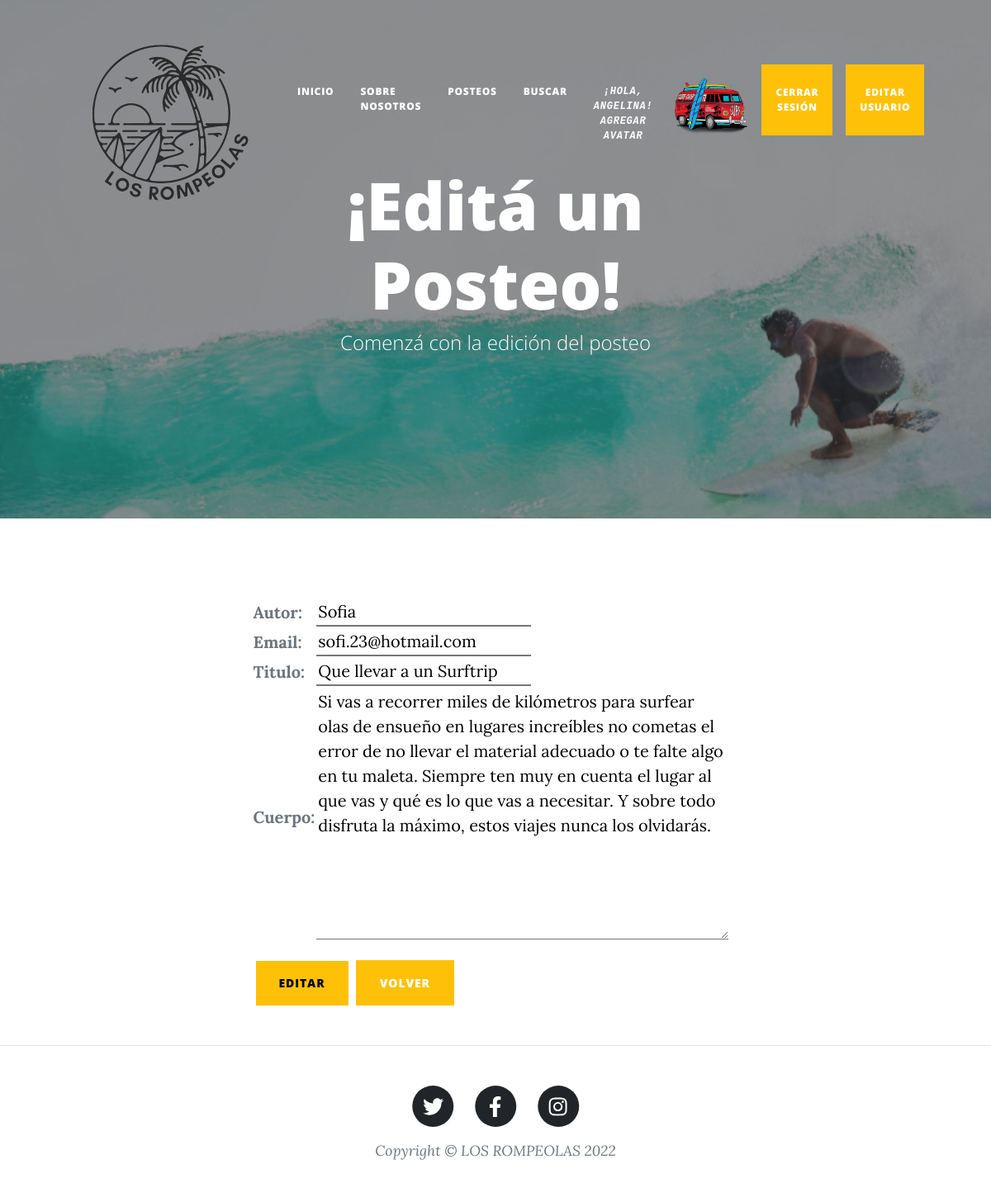
The page /Surfblog/editarPosteo/Que llevar a un Surftrip (signed in) on the database its author committed.
### Surfblog/models.py (models this page shows, shortened)
class Avatar(models.Model):
    user = models.ForeignKey(User, on_delete = models.CASCADE)
    imagen = models.ImageField(upload_to = 'avatares', null = True, blank = True)
    class Meta:
        verbose_name = 'Avatar'
        verbose_name_plural = 'Avatares'

class Post(models.Model):
    autor = models.CharField(max_length = 40)
    email = models.EmailField()
    fecha = models.DateField(auto_now_add = True)
    titulo = models.CharField(max_length = 40, primary_key = True)
    cuerpo = models.TextField('')

### Surfblog/views.py (the view)
# urls.py: path('editarPosteo/<posteo_titulo>', views.editarPosteos, name = 'editarPosteo'),
@login_required
def editarPosteos(request, posteo_titulo):
    post = Post.objects.get(titulo = posteo_titulo)
    if request.method == 'POST':
        editForm = FormularioPost(request.POST)
        if editForm.is_valid():
            contenido = editForm.cleaned_data
            post.autor = contenido['autor']
            post.email = contenido['email']
            post.titulo = contenido['titulo']
            post.cuerpo = contenido['cuerpo']
            post.save()
            listadoPosteos = Post.objects.all()
            return render(request, 'Surfblog/inicio.html', {'mensaje': f'¡Posteo Editado!', 'listadoPosteos': listadoPosteos})
    else:
        editForm = FormularioPost(initial = {'autor': post.autor, 'email': post.email, 'titulo': post.titulo, 'cuerpo':  post.cuerpo})
    id = 8
    diccionario = {'id': id, 'editForm': editForm, 'posteo_titulo': posteo_titulo}
    return render(request,'Surfblog/editarPosteo.html', diccionario)

### Surfblog/forms.py
class FormularioPost(forms.Form):
    autor = forms.CharField(max_length = 40)
    email = forms.EmailField()
    titulo = forms.CharField(max_length = 40)
    cuerpo = forms.CharField(widget=forms.Textarea)

### Surfblog/templates/Surfblog/editarPosteo.html (shortened to what this page needs)
{% extends 'Surfblog/padre.html' %}
{% load static %}
{% block titulo_header %}
    <h1>¡Editá un Posteo!</h1>
    <span class='subheading'>Comenzá con la edición del posteo</span>
{% endblock %}
{% block contenido_principal %}
        <div class='container px-4 px-lg-5'>
            <div class='row gx-4 gx-lg-5 justify-content-center'>
                <div class='col-md-10 col-lg-8 col-xl-7'>
                    <div class='my-5'>
                        <form action='' method='POST' class='form-floating'>{% csrf_token %}
                            <table>
                                {{editForm.as_table}}
                            </table>
                            <input type='submit' value='EDITAR' class='btn btn-warning mt-3 mx-1'>
                            <button type='button' class='btn btn-warning position-relative mt-3'>
                                <a href='{% url "listaPosteos" %}' style='color: white;'>VOLVER</a>
                            </button>
                        </form>
                    </div>
                </div>
            </div>
        </div>
{% endblock %}

### Surfblog/templates/Surfblog/padre.html (shortened to what this page needs)
<!DOCTYPE html>
<html lang='en'>
    <head>
        {% load static %}
        <link href='{% static "SurfBlog/css/styles.css" %}' rel='stylesheet' />
    </head>
    <body>
        <nav class='navbar navbar-expand-lg navbar-light' id='mainNav'>
            <div class='container px-4 px-lg-5'>
                <a class='navbar-brand' href='{% url "Inicio" %}'><img src='{% static "SurfBlog/assets/img/logo.png" %}' alt='Logo' title='Logo' height='250px' width='250px'></a>
                <div class='collapse navbar-collapse' id='navbarResponsive'>
                    <ul class='navbar-nav ms-auto py-4 py-lg-0'>
                        <li class='nav-item'><a class='nav-link px-lg-3 py-3 py-lg-4' href='{% url "Inicio" %}'>Inicio</a></li>
                        <li class='nav-item'><a class='nav-link px-lg-3 py-3 py-lg-4' href='{% url "sobreNosotros" %}'>Sobre Nosotros</a></li>
                        <li class='nav-item'><a class='nav-link px-lg-3 py-3 py-lg-4' href='{% url "listaPosteos" %}'>Posteos</a></li>
                        <li class='nav-item'><a class='nav-link px-lg-3 py-3 py-lg-4' href='{% url "Buscar" %}'>Buscar</a></li>
                        {% if user.is_authenticated %}
                        <li class='nav-item'><a class='nav-link px-lg-3 py-3 py-lg-4 text-center font-monospace fst-italic' href='{% url "agregarAvatar" %}'>¡Hola, {{user.username}}!</br><span class=''>Agregar Avatar</span></a></li>
                        <li class='mx-1'>
                        {% with first_image=user.avatar_set.first %}
                            {% if first_image %}
                                <a href='{{ first_image.imagen.url }}' target='_blank'>
                                <img src='{{ first_image.imagen.url }}' height='100px'>
                            {% endif %}
                        {% endwith %}
                        </li>
                        <li class='nav-item'><a class='nav-link px-lg-3 py-3 py-lg-4 btn btn-warning mx-2' href='{% url "Logout" %}'>Cerrar Sesión</a></li>
                        <li class='nav-item'><a class='nav-link px-lg-3 py-3 py-lg-4 btn btn-warning mx-2' href='{% url "editarUsuario" %}'>Editar Usuario</a></li>
                        {% endif %}
                    </ul>
                </div>
            </div>
        </nav>
        <header class='masthead' style='background-image: url("{% static "SurfBlog/assets/img/home.jpg" %}")'>
            <div class='container position-relative px-4 px-lg-5'>
                <div class='row gx-4 gx-lg-5 justify-content-center'>
                    <div class='col-md-10 col-lg-8 col-xl-7'>
                        <div class='site-heading'>
                            {% block titulo_header %}
                            {% endblock %}
                        </div>
                    </div>
                </div>
            </div>
        </header>
        {% block contenido_principal %}
        {% endblock %}
        <footer class='border-top'>
            <div class='container px-4 px-lg-5'>
                <div class='row gx-4 gx-lg-5 justify-content-center'>
                    <div class='col-md-10 col-lg-8 col-xl-7'>
                        <ul class='list-inline text-center'>
                            <li class='list-inline-item'>
                                <a href='#!'>
                                    <span class='fa-stack fa-lg'>
                                        <i class='fas fa-circle fa-stack-2x'></i>
                                        <i class='fab fa-twitter fa-stack-1x fa-inverse'></i>
                                    </span>
                                </a>
                            </li>
                            <li class='list-inline-item'>
                                <a href='#!'>
                                    <span class='fa-stack fa-lg'>
                                        <i class='fas fa-circle fa-stack-2x'></i>
                                        <i class='fab fa-facebook-f fa-stack-1x fa-inverse'></i>
                                    </span>
                                </a>
                            </li>
                            <li class='list-inline-item'>
                                <a href='#!'>
                                    <span class='fa-stack fa-lg'>
                                        <i class='fas fa-circle fa-stack-2x'></i>
                                        <i class='fab fa-instagram fa-stack-1x fa-inverse'></i>
                                    </span>
                                </a>
                            </li>
                        </ul>
                        <div class='small text-center text-muted fst-italic'>Copyright &copy; LOS ROMPEOLAS 2022</div>
                    </div>
                </div>
            </div>
        </footer>
    </body>
</html>

### rows shown on the page
Avatar: imagen (picture)
Post: autor "Sofia", email "sofi.23@hotmail.com", titulo "Que llevar a un Surftrip", cuerpo "Si vas a recorrer miles de kilómetros para surfear olas de ensueño en lugares increíbles no cometas el error de no llevar el material adecuado o te falte algo en tu maleta. Siempre ten muy en cuenta el lugar al que vas y qué es lo que vas a necesitar. Y sobre todo disfruta la máximo, estos viajes nunca los olvidarás."

### other values the page prints
{{ user.username }} "ANGELINA"
